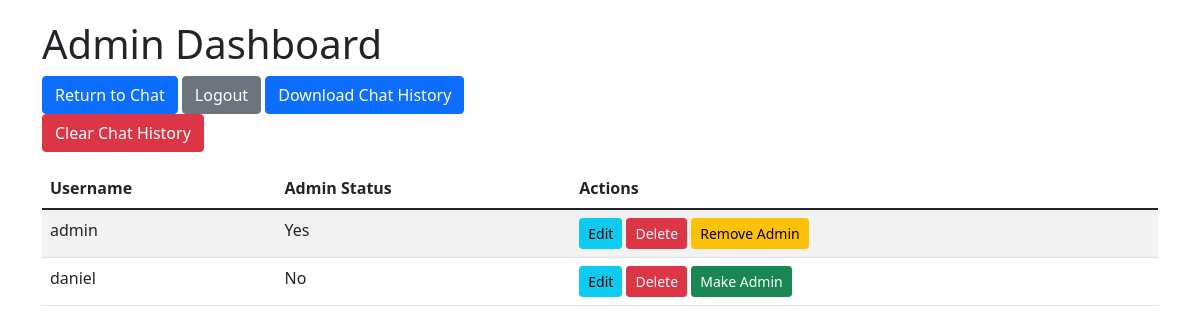
The app's page /admin/dashboard (signed in), older data.
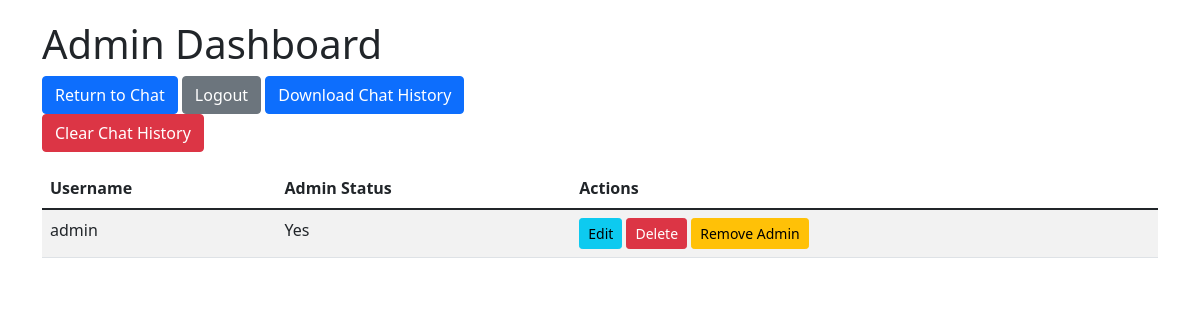
The same page, newer data.
### app.py (models this page shows, shortened)
class User(UserMixin, db.Model):
    id = db.Column(db.Integer, primary_key=True)
    username = db.Column(db.String(80), unique=True, nullable=False)
    password_hash = db.Column(db.String(128), nullable=False)
    is_admin = db.Column(db.Boolean, default=False, nullable=False)

### app.py (the view)
@app.route('/admin/dashboard')
@login_required
def admin_dashboard():
    if not current_user.is_admin:
        return "Unauthorized", 403
    users = User.query.all()
    return render_template('admin_dashboard.html', users=users)

### app.py (called while the page is built)
@login_manager.user_loader
def load_user(user_id):
    return User.query.get(int(user_id))

### templates/admin_dashboard.html (shortened to what this page needs)
<!DOCTYPE html>
<html lang="en">
<head>
    <link href="https://cdn.jsdelivr.net/npm/bootstrap@5.1.3/dist/css/bootstrap.min.css" rel="stylesheet">
</head>
<body>
    <div class="container">
        <h1>Admin Dashboard</h1>
        <div class="mb-3">
            <a class="btn btn-primary" href="{{ url_for('index') }}">Return to Chat</a>
            <a class="btn btn-secondary" href="{{ url_for('logout') }}">Logout</a>
            <a href="{{ url_for('download_chat_history') }}" class="btn btn-primary">Download Chat History</a>
            <form action="{{ url_for('clear_chat_history') }}" method="post">
                <button type="submit" class="btn btn-danger">Clear Chat History</button>
            </form>
        </div>
        <table class="table table-striped">
            <thead>
                <tr>
                    <th>Username</th>
                    <th>Admin Status</th>
                    <th>Actions</th>
                </tr>
            </thead>
            <tbody>
                {% for user in users %}
                <tr>
                    <td>{{ user.username }}</td>
                    <td>{{ 'Yes' if user.is_admin else 'No' }}</td>
                    <td>
                        <a href="{{ url_for('edit_user', user_id=user.id) }}" class="btn btn-info btn-sm">Edit</a>
                        <form action="{{ url_for('delete_user', user_id=user.id) }}" method="post" style="display:inline;">
                            <button type="submit" class="btn btn-danger btn-sm">Delete</button>
                        </form>
                        <a href="{{ url_for('toggle_admin', user_id=user.id) }}" class="btn btn-{{ 'warning' if user.is_admin else 'success' }} btn-sm">
                            {{ 'Remove Admin' if user.is_admin else 'Make Admin' }}
                        </a>
                    </td>
                </tr>
                {% endfor %}
            </tbody>
        </table>
    </div>
</body>
</html>

### templates/admin_dashboard.html (style rules this page uses)
.container { padding-top: 20px; }
.table { width: 100%; }

Row changes from the older to the newer data that the page shows:
removed User: username "daniel", is_admin "No", is_admin "Make Admin"
